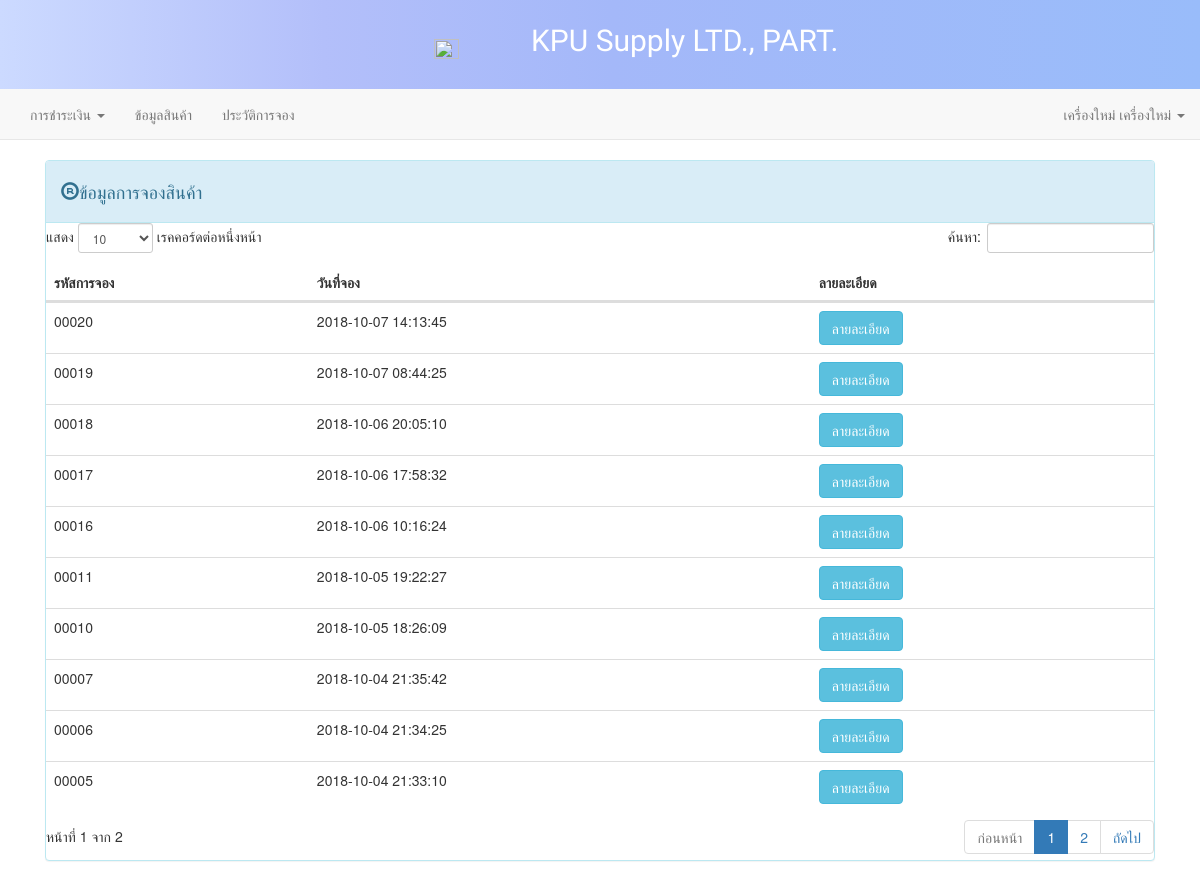
The page /display_booking.php (signed in) on the database its author committed.
### tables this page shows
CREATE TABLE `orders` (
  `OrderID` int(5) UNSIGNED ZEROFILL NOT NULL,
  `OrderDate` datetime NOT NULL,
  `customer_id` int(10) NOT NULL
);

### display_booking.php (the view, shortened to what this page needs)
<!DOCTYPE html>
<html lang="en">
<head>
    <link rel="stylesheet" href="asset\css\bootstrap.css">
    <link rel="stylesheet" href="https://maxcdn.bootstrapcdn.com/font-awesome/4.4.0/css/font-awesome.min.css">
    <link rel="stylesheet" type="text/css" href="DataTables/datatables.min.css" />
</head>
<body>
    <?php include("menu.php"); ?>
    <div class="container">
        <?php
        $customerID = $_SESSION['person_id'];
        require_once 'connect.php';
        $sql="SELECT * FROM `orders` WHERE customer_id = $customerID ORDER BY `orders`.`OrderDate` DESC";
        $result=$conn->query($sql);
      ?>
        <div class="col-md-12">
            <div class="panel panel-info">
                <div class="panel-heading">
                    <div class="panel-title">
                        <h4>
                            <span class="glyphicon glyphicon-registration-mark" aria-hidden="true"></span>ข้อมูลการจองสินค้า</h4>
                    </div>
                </div>
                <table class="table table-hover">
                    <thead>
                        <tr>
                            <th>รหัสการจอง</th>
                            <th>วันที่จอง</th>
                            <th>ลายละเอียด</th>
                        </tr>
                    </thead>
                    <tbody>
                        <?php while($row=$result->fetch_assoc()){?>
                        <tr>
                            <td>
                                <?php echo $row['OrderID'];?>
                            </td>
                            <td>
                                <?php echo $row['OrderDate'];?>
                            </td>
                            <td>
                                <a href="display_booking_detail.php?StrOrderID=<?php echo $row['OrderID'];?>" class="btn btn-info">ลายละเอียด</a>
                            </td>
                        </tr>
                        <?php } ?>
                    </tbody>
                </table>
            </div>
        </div>
    </div>
</body>
</html>

### rows shown on the page
orders: OrderID "00020", OrderDate "2018-10-07 14:13:45"
orders: OrderID "00019", OrderDate "2018-10-07 08:44:25"
orders: OrderID "00018", OrderDate "2018-10-06 20:05:10"
orders: OrderID "00017", OrderDate "2018-10-06 17:58:32"
orders: OrderID "00016", OrderDate "2018-10-06 10:16:24"
orders: OrderID "00011", OrderDate "2018-10-05 19:22:27"
orders: OrderID "00010", OrderDate "2018-10-05 18:26:09"
orders: OrderID "00007", OrderDate "2018-10-04 21:35:42"
orders: OrderID "00006", OrderDate "2018-10-04 21:34:25"
orders: OrderID "00005", OrderDate "2018-10-04 21:33:10"

### other values the page prints
$_SESSION['person_name'] "เครื่องใหม่ เครื่องใหม่"
